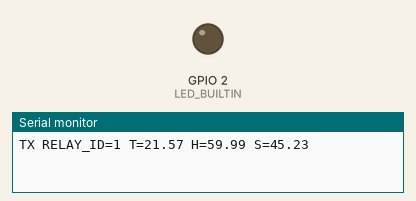
A program run on a simulated ESP32. Parts: output pins drawn as LEDs (lit = HIGH), the last lines printed to the serial monitor. Random numbers use the default seed unless the program sets one; no radio packets arrive unless stated.

Above: at 7.2 s.
At 12.29 s:
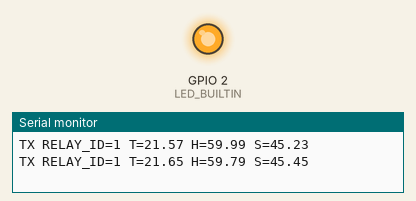
Timing chart, 0 to 15.2 s (numbered marks = the images above):
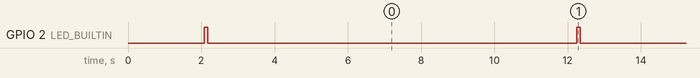

Measured:
- by itself, GPIO 2 (LED_BUILTIN): alternates HIGH for 0.10 s and LOW for 10.1 s

The program:

main.cpp
```cpp
#include <Arduino.h>
#include <SPI.h>
#include <LoRa.h>

// ── Configuration ─────────────────────────────────────────────────────────

#define RELAY_ID        1       // Must match Zone.relay_id in Django
#define SEND_INTERVAL   10000   // ms between transmissions (10s for testing)

// ── LoRa pins — Heltec WiFi LoRa 32 V2  /  TTGO LoRa32 V1+V2 ───────────
#define LORA_SCK   5
#define LORA_MISO  19
#define LORA_MOSI  27
#define LORA_SS    18
#define LORA_RST   14
#define LORA_DIO0  26

#define LORA_FREQ  868E6   // 868 MHz Europe — use 915E6 for US/AU
#define LORA_SF    7
#define LORA_BW    125E3
#define LORA_CR    5

// Sensor type codes (mirrors protocol.py SENSOR_TYPE_MAP)
#define SENSOR_TEMP       0x01
#define SENSOR_HUM_AIR    0x02
#define SENSOR_HUM_SOIL   0x03

// Message type
#define MSG_SENSOR_DATA   0x01

// ── Simulated sensor state ────────────────────────────────────────────────

static float sim_temp     = 22.0f;
static float sim_hum_air  = 60.0f;
static float sim_hum_soil = 45.0f;

// ── CRC-8/MAXIM ───────────────────────────────────────────────────────────

uint8_t crc8_maxim(const uint8_t* data, uint8_t len) {
    uint8_t crc = 0x00;
    for (uint8_t i = 0; i < len; i++) {
        uint8_t byte = data[i];
        for (uint8_t j = 0; j < 8; j++) {
            if ((crc ^ byte) & 0x01) {
                crc = (crc >> 1) ^ 0x8C;
            } else {
                crc >>= 1;
            }
            byte >>= 1;
        }
    }
    return crc;
}

// ── Frame builder + LoRa TX ───────────────────────────────────────────────

void sendSensorFrame(uint8_t relay_id, uint8_t types[], int16_t values[], uint8_t count) {
    uint8_t buf[24];
    uint8_t idx = 0;

    buf[idx++] = relay_id;
    buf[idx++] = MSG_SENSOR_DATA;
    buf[idx++] = count;

    for (uint8_t i = 0; i < count; i++) {
        buf[idx++] = types[i];
        buf[idx++] = (values[i] >> 8) & 0xFF;  // big-endian
        buf[idx++] = values[i] & 0xFF;
    }

    buf[idx++] = crc8_maxim(buf, idx);

    LoRa.beginPacket();
    LoRa.write(buf, idx);
    LoRa.endPacket();  // blocking send
}

// ── Setup & Loop ──────────────────────────────────────────────────────────

void setup() {
    Serial.begin(115200);
    delay(2000);

    SPI.begin(LORA_SCK, LORA_MISO, LORA_MOSI, LORA_SS);
    LoRa.setPins(LORA_SS, LORA_RST, LORA_DIO0);

    if (!LoRa.begin(LORA_FREQ)) {
        while (true) { delay(1000); }
    }

    LoRa.setSpreadingFactor(LORA_SF);
    LoRa.setSignalBandwidth(LORA_BW);
    LoRa.setCodingRate4(LORA_CR);

#ifdef LED_BUILTIN
    pinMode(LED_BUILTIN, OUTPUT);
#endif
}

void loop() {
    // Drift simulated values slowly ±0.5 each cycle
    sim_temp     += ((float)random(-50, 50)) / 100.0f;
    sim_hum_air  += ((float)random(-50, 50)) / 100.0f;
    sim_hum_soil += ((float)random(-50, 50)) / 100.0f;

    // Clamp to realistic ranges
    sim_temp     = constrain(sim_temp,     15.0f,  40.0f);
    sim_hum_air  = constrain(sim_hum_air,  30.0f, 100.0f);
    sim_hum_soil = constrain(sim_hum_soil, 10.0f, 100.0f);

    uint8_t  types[3]  = { SENSOR_TEMP, SENSOR_HUM_AIR, SENSOR_HUM_SOIL };
    int16_t  values[3] = {
        (int16_t)(sim_temp     * 100),
        (int16_t)(sim_hum_air  * 100),
        (int16_t)(sim_hum_soil * 100),
    };

    sendSensorFrame(RELAY_ID, types, values, 3);

    Serial.print("TX RELAY_ID=");
    Serial.print(RELAY_ID);
    Serial.print(" T=");
    Serial.print(sim_temp, 2);
    Serial.print(" H=");
    Serial.print(sim_hum_air, 2);
    Serial.print(" S=");
    Serial.println(sim_hum_soil, 2);

#ifdef LED_BUILTIN
    digitalWrite(LED_BUILTIN, HIGH);
    delay(100);
    digitalWrite(LED_BUILTIN, LOW);
#endif

    delay(SEND_INTERVAL);
}
```
